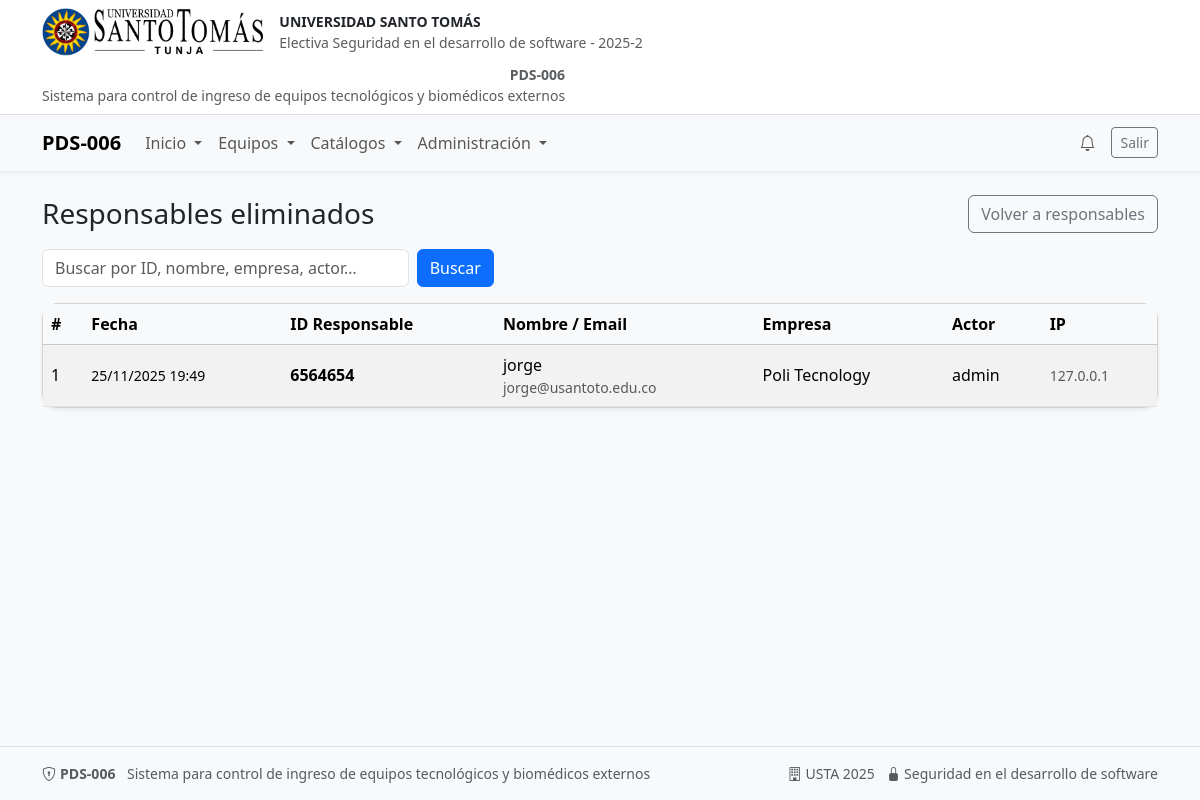
The page /admin/responsables/eliminados (signed in) on the database its author committed.
### models.py (models this page shows, shortened)
class Base(DeclarativeBase):  # para heredar en los modelos, es decir para hacer el mapeo ORM
    pass # pass es para indicar que no hay nada más que hacer aquí, es un marcador de posición.

class ResponsableDeletion(Base):
    __tablename__ = "responsables_deletions"
    id = Column(Integer, primary_key=True)
    responsable_id = Column(Integer, index=True)
    id_responsable = Column(String(50))
    nombre_responsable = Column(String(150))
    correo_responsable = Column(String(150))
    empresa_id = Column(Integer)
    empresa_nombre = Column(String(150))
    actor_user_id = Column(Integer, ForeignKey("users.id", ondelete="SET NULL"), nullable=True)
    ip = Column(String(45))
    user_agent = Column(String(255))
    created_at = Column(DateTime(timezone=True), server_default=func.now())
    actor = relationship("User", passive_deletes=True)

class User(Base, UserMixin):
    __tablename__ = "users"
    id: Mapped[int] = mapped_column(Integer, primary_key=True, autoincrement=True)
    identificacion: Mapped[str] = mapped_column(
        String(30),
        unique=True,
        nullable=False,
        index=True
    )
    username: Mapped[str] = mapped_column(String(50), unique=True, nullable=False, index=True)
    email: Mapped[str] = mapped_column(String(120), unique=True, nullable=False, index=True)
    password_hash: Mapped[str] = mapped_column(String(255), nullable=False)
    role: Mapped[str] = mapped_column(
        Enum("admin", "usuario"),
        default="usuario",
        nullable=False
    )

### app.py (the view, shortened to what this page needs)
@app.route("/admin/responsables/eliminados")
@login_required
@admin_required
def responsables_eliminados():
    db = SessionLocal()
    try:
        q_text = (request.args.get("q") or "").strip().lower()
        page = max(1, int(request.args.get("page", 1)))
        size = min(100, max(10, int(request.args.get("size", 20))))
        Actor = aliased(models.User)
        qry = (db.query(models.ResponsableDeletion)
               .outerjoin(Actor, models.ResponsableDeletion.actor)
               .options(joinedload(models.ResponsableDeletion.actor))
               .order_by(models.ResponsableDeletion.id.desc()))
        total = qry.count()
        rows = qry.offset((page-1)*size).limit(size).all()
        return render_template(
            "responsables_deleted.html",
            rows=rows, q=q_text, page=page, size=size, total=total
        )
    finally:
        db.close()

### app.py (called while the page is built)
@login_manager.user_loader # carga el usuario a partir del ID almacenado en la sesión
def load_user(user_id):
    db = SessionLocal()
    try:
        return db.get(User, int(user_id))
    finally:
        db.close()

@app.teardown_appcontext # cerrar sesión de BD al terminar request
def remove_session(exception=None):
    SessionLocal.remove()

@app.template_filter("to_colombia") # filtro Jinja2 para convertir fechas a hora Colombia
def to_colombia(value):
    if not value:
        return "—"
    try:
        if value.tzinfo is None:
            value = value.replace(tzinfo=timezone.utc)
        colombia_tz = timezone(timedelta(hours=-5))
        local_value = value.astimezone(colombia_tz)
        return local_value.strftime("%d/%m/%Y %H:%M")
    except Exception:
        return str(value)

def admin_required(view_func):
    @wraps(view_func)
    def wrapper(*args, **kwargs):
        if not current_user.is_authenticated:
            return login_manager.unauthorized()
        if getattr(current_user, "role", None) != "admin":
            flash("No tienes permisos para esta sección.", "danger")
            return redirect(url_for("dashboard"))
        return view_func(*args, **kwargs)
    return wrapper

@app.context_processor
def inject_photo_url_helpers():
    def photo_url(kind: str, obj_id: int):
        path = f"uploads/{kind}_{obj_id}.png"
        full = os.path.join(app.static_folder, path)
        if os.path.exists(full):
            return url_for('static', filename=path)
        return url_for('static', filename='img/logo.png')
    return dict(photo_url=photo_url)

### templates/responsables_deleted.html (shortened to what this page needs)
{% extends "base.html" %}
{% block content %}
<div class="d-flex justify-content-between align-items-center mb-3">
  <h3 class="m-0">Responsables eliminados</h3>
  <div>
    <a class="btn btn-outline-secondary" href="{{ url_for('responsables_index') }}">Volver a responsables</a>
  </div>
</div>
<form class="row g-2 mb-3" method="get">
  <div class="col-sm-6 col-md-5 col-lg-4">
    <input name="q" value="{{ q or '' }}" class="form-control" placeholder="Buscar por ID, nombre, empresa, actor…">
  </div>
  <div class="col-auto">
    <button class="btn btn-primary" type="submit">Buscar</button>
  </div>
</form>
<div class="card shadow-sm">
  <div class="card-body p-0">
    <div class="table-responsive">
      <table class="table table-striped align-middle m-0">
        <thead class="table-light">
          <tr>
            <th>#</th>
            <th>Fecha</th>
            <th>ID Responsable</th>
            <th>Nombre / Email</th>
            <th>Empresa</th>
            <th>Actor</th>
            <th>IP</th>
          </tr>
        </thead>
        <tbody>
          {% for r in rows %}
          <tr>
            <td>{{ r.id }}</td>
            <td><small>{{ r.created_at|to_colombia }}</small></td>
            <td><div class="fw-semibold">{{ r.id_responsable or '—' }}</div></td>
            <td>
              <div>{{ r.nombre_responsable or '—' }}</div>
              <div class="text-muted small">{{ r.correo_responsable or '—' }}</div>
            </td>
            <td>{{ r.empresa_nombre or '—' }}</td>
            <td>{{ r.actor.username if r.actor else '—' }}</td>
            <td><small class="text-muted">{{ r.ip or '—' }}</small></td>
          </tr>
          {% else %}
          <tr><td colspan="7" class="text-center py-4 text-muted">No hay responsables eliminados.</td></tr>
          {% endfor %}
        </tbody>
      </table>
    </div>
  </div>
</div>
{% endblock %}

### static/css/custom.css (style rules this page uses)
.card { border-radius: 1rem; }

### rows shown on the page
ResponsableDeletion: id "1", created_at|to_colombia "25/11/2025 19:49", id_responsable "6564654", nombre_responsable "jorge", correo_responsable "jorge@usantoto.edu.co", empresa_nombre "Poli Tecnology", actor "admin", ip "127.0.0.1"
